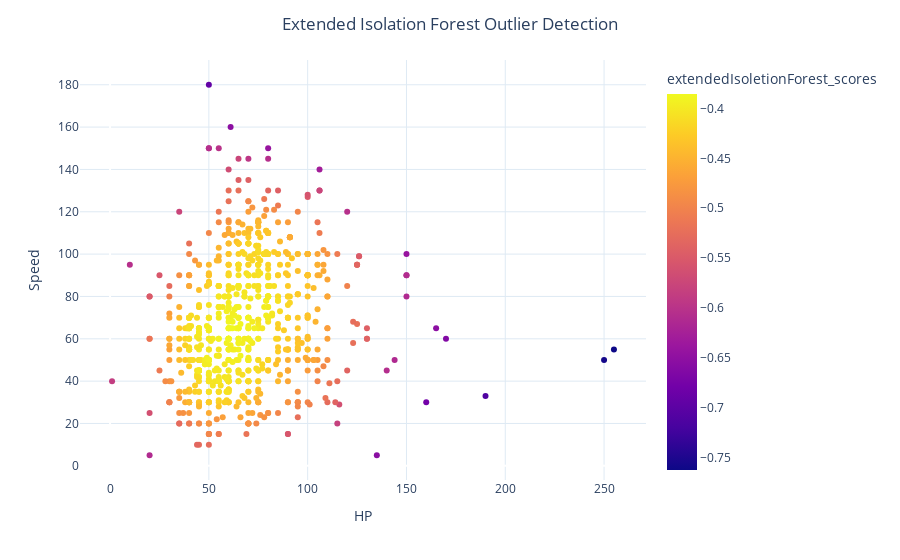

Here is the notebook cell this chart was saved with:
### Code cell
fig = px.scatter(data, x=x1, y=x2, color="extendedIsoletionForest_scores")
fig.update_layout(title='Extended Isolation Forest Outlier Detection', title_x=0.5,yaxis=dict(gridcolor = '#DFEAF4'), xaxis=dict(gridcolor = '#DFEAF4'), plot_bgcolor='white')
fig.show()

### Figure 1 — Plotly figure (JSON) as saved in the notebook; plotly's stock layout.template omitted (floating-point values rounded to 4 significant figures; data arrays with more than 128 entries replaced by an {"elided": "..."} marker saying what was removed)
{"data": [{"hovertemplate": "HP=%{x}<br>Speed=%{y}<br>extendedIsoletionForest_scores=%{marker.color}<extra></extra>", "legendgroup": "", "marker": {"color": {"elided": "800 float values"}, "coloraxis": "coloraxis", "symbol": "circle"}, "mode": "markers", "name": "", "orientation": "v", "showlegend": false, "type": "scatter", "x": {"elided": "800 int values"}, "xaxis": "x", "y": {"elided": "800 int values"}, "yaxis": "y"}], "layout": {"coloraxis": {"colorbar": {"title": {"text": "extendedIsoletionForest_scores"}}, "colorscale": [[0, "#0d0887"], [0.1111, "#46039f"], [0.2222, "#7201a8"], [0.3333, "#9c179e"], [0.4444, "#bd3786"], [0.5556, "#d8576b"], [0.6667, "#ed7953"], [0.7778, "#fb9f3a"], [0.8889, "#fdca26"], [1, "#f0f921"]]}, "legend": {"tracegroupgap": 0}, "margin": {"t": 60}, "plot_bgcolor": "white", "title": {"text": "Extended Isolation Forest Outlier Detection", "x": 0.5}, "xaxis": {"anchor": "y", "domain": [0, 1], "gridcolor": "#DFEAF4", "title": {"text": "HP"}}, "yaxis": {"anchor": "x", "domain": [0, 1], "gridcolor": "#DFEAF4", "title": {"text": "Speed"}}}}
